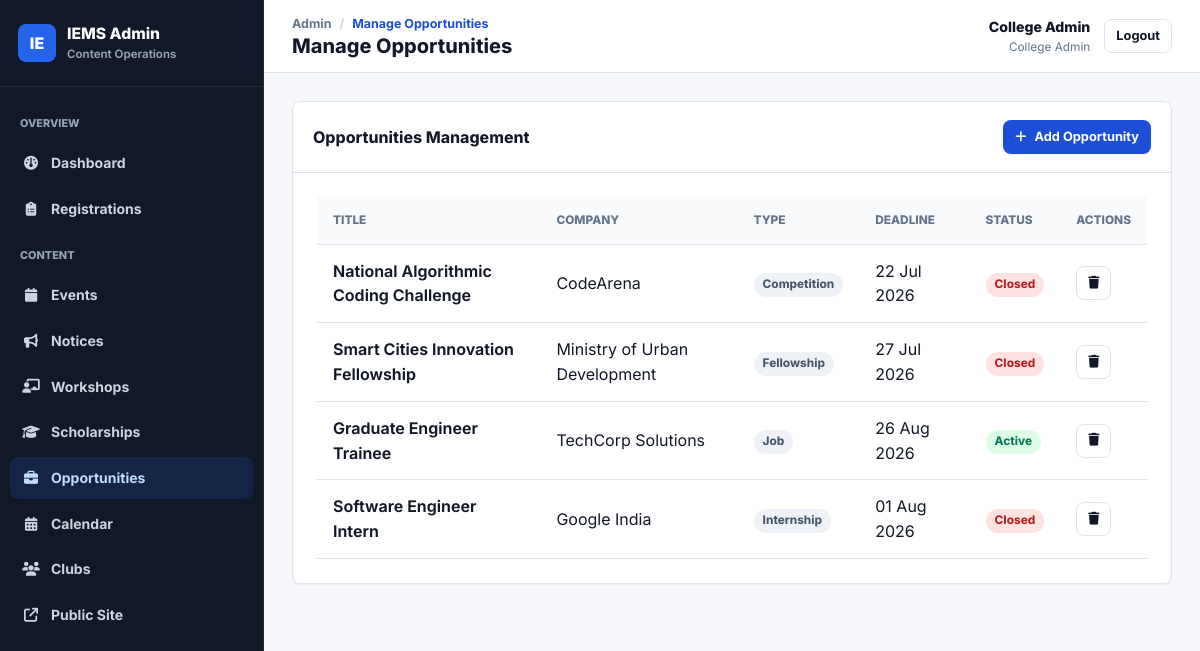
The app's page /admin/opportunities/ (signed in) with its own data.
### models/user.py (models this page shows, shortened)
class User(UserMixin, db.Model):
    __tablename__ = 'users'
    id = db.Column(db.Integer, primary_key=True)
    name = db.Column(db.String(100), nullable=False)
    email = db.Column(db.String(120), unique=True, nullable=False, index=True)
    password_hash = db.Column(db.String(256), nullable=False)
    role = db.Column(db.String(20), nullable=False, default='club_president')
    club_id = db.Column(db.Integer, db.ForeignKey('clubs.id'), nullable=True)
    status = db.Column(db.String(20), default='active')  # active, inactive
    created_at = db.Column(db.DateTime, default=datetime.utcnow)
    club = db.relationship('Club', foreign_keys=[club_id], backref='president_user')
    created_events = db.relationship('Event', foreign_keys='Event.created_by', backref='creator', lazy='dynamic')
    approved_events = db.relationship('Event', foreign_keys='Event.approved_by', backref='approver', lazy='dynamic')
    created_notices = db.relationship('Notice', foreign_keys='Notice.created_by', backref='creator', lazy='dynamic')
    activity_logs = db.relationship('ActivityLog', backref='user', lazy='dynamic')
    @property
    def is_super_admin(self):
        return self.role == 'super_admin'
    @property
    def role_display(self):
        return {
            'super_admin': 'Super Admin',
            'college_admin': 'College Admin',
            'club_president': 'Club President'
        }.get(self.role, self.role)

### models/opportunity.py (models this page shows, shortened)
class Opportunity(db.Model):
    __tablename__ = 'opportunities'
    id = db.Column(db.Integer, primary_key=True)
    title = db.Column(db.String(200), nullable=False)
    company = db.Column(db.String(100))
    type = db.Column(db.String(50), default='internship')  # internship, job, fellowship, competition
    description = db.Column(db.Text)
    deadline = db.Column(db.Date)
    application_link = db.Column(db.String(500))
    stipend = db.Column(db.String(100))  # e.g. 'Rs. 15,000/month'
    location = db.Column(db.String(100))
    created_at = db.Column(db.DateTime, default=datetime.utcnow)
    @property
    def type_display(self):
        return {
            'internship': 'Internship',
            'job': 'Job',
            'fellowship': 'Fellowship',
            'competition': 'Competition'
        }.get(self.type, self.type.title())
    @property
    def is_active(self):
        if self.deadline:
            return self.deadline >= datetime.utcnow().date()
        return True

### routes/admin_opportunities.py (the view)
@opportunities_bp.route('/')
@login_required
@role_required('super_admin', 'college_admin')
def index():
    opportunities = Opportunity.query.order_by(Opportunity.created_at.desc()).all()
    return render_template('admin/opportunities.html', opportunities=opportunities)

### models/user.py (called while the page is built)
@login_manager.user_loader
def load_user(user_id):
    return db.session.get(User, int(user_id))

### templates/admin/opportunities.html (shortened to what this page needs)
{% extends "admin/base.html" %}
{% block title %}Manage Opportunities{% endblock %}
{% block content %}
<div class="admin-table-card">
    <div class="admin-table-header">
        <h3 class="admin-table-title">Opportunities Management</h3>
        <div class="admin-table-actions">
            <button class="btn btn-primary btn-sm" onclick="document.getElementById('addOpportunityModal').style.display='flex'"><i class="fa-solid fa-plus"></i> Add Opportunity</button>
        </div>
    </div>
    <div class="table-responsive p-3">
        <table class="table">
            <thead>
                <tr>
                    <th>Title</th>
                    <th>Company</th>
                    <th>Type</th>
                    <th>Deadline</th>
                    <th>Status</th>
                    <th>Actions</th>
                </tr>
            </thead>
            <tbody>
                {% for opp in opportunities %}
                <tr>
                    <td class="fw-medium">{{ opp.title }}</td>
                    <td>{{ opp.company }}</td>
                    <td><span class="badge badge-secondary">{{ opp.type_display }}</span></td>
                    <td>{{ opp.deadline.strftime('%d %b %Y') if opp.deadline else 'Open' }}</td>
                    <td>
                        {% if opp.is_active %}
                        <span class="badge badge-success">Active</span>
                        {% else %}
                        <span class="badge badge-danger">Closed</span>
                        {% endif %}
                    </td>
                    <td>
                        <form method="POST" action="{{ url_for('opportunities.delete', id=opp.id) }}" style="display:inline;" onsubmit="return confirm('Delete this opportunity?');">
                            <button type="submit" class="btn btn-sm btn-outline text-danger"><i class="fa-solid fa-trash"></i></button>
                        </form>
                    </td>
                </tr>
                {% else %}
                <tr>
                    <td colspan="6" class="text-center text-muted py-4">No opportunities found. Create one to get started.</td>
                </tr>
                {% endfor %}
            </tbody>
        </table>
    </div>
</div>
{% endblock %}

### templates/admin/base.html (shortened to what this page needs)
<!DOCTYPE html>
<html lang="en">
<head>
    <link rel="stylesheet" href="https://cdnjs.cloudflare.com/ajax/libs/font-awesome/6.4.0/css/all.min.css">
    <link rel="stylesheet" href="{{ url_for('static', filename='css/main.css') }}">
    <link rel="stylesheet" href="{{ url_for('static', filename='css/admin.css') }}">
    <link rel="stylesheet" href="{{ url_for('static', filename='css/responsive.css') }}">
</head>
<body>
    <div class="admin-body">
        <aside class="sidebar" id="sidebar">
            <div class="sidebar-header">
                <a href="{{ url_for('admin.dashboard') }}" class="sidebar-logo">
                    <span class="sidebar-logo-mark">IE</span>
                    <span>
                        <span class="sidebar-logo-text">IEMS Admin</span>
                        <span class="sidebar-logo-subtext">Content Operations</span>
                    </span>
                </a>
            </div>
            <nav class="sidebar-nav">
                <div class="nav-section-label">Overview</div>
                <a href="{{ url_for('admin.dashboard') }}" class="nav-item {% if request.endpoint == 'admin.dashboard' %}active{% endif %}"><i class="fa-solid fa-gauge"></i> <span>Dashboard</span></a>
                <a href="{{ url_for('registrations.index') }}" class="nav-item "><i class="fa-solid fa-clipboard-list"></i> <span>Registrations</span></a>
                <div class="nav-section-label">Content</div>
                <a href="{{ url_for('events.index') }}" class="nav-item {% if request.endpoint and request.endpoint.startswith('events.') %}active{% endif %}"><i class="fa-solid fa-calendar"></i> <span>Events</span></a>
                <a href="{{ url_for('notices.index') }}" class="nav-item {% if request.endpoint and request.endpoint.startswith('notices.') %}active{% endif %}"><i class="fa-solid fa-bullhorn"></i> <span>Notices</span></a>
                <a href="{{ url_for('workshops.index') }}" class="nav-item {% if request.endpoint and request.endpoint.startswith('workshops.') %}active{% endif %}"><i class="fa-solid fa-chalkboard-user"></i> <span>Workshops</span></a>
                {% if current_user.role in ('super_admin', 'college_admin') %}
                <a href="{{ url_for('scholarships.index') }}" class="nav-item "><i class="fa-solid fa-graduation-cap"></i> <span>Scholarships</span></a>
                <a href="{{ url_for('opportunities.index') }}" class="nav-item {% if request.endpoint and request.endpoint.startswith('opportunities.') %}active{% endif %}"><i class="fa-solid fa-briefcase"></i> <span>Opportunities</span></a>
                <a href="{{ url_for('calendar.index') }}" class="nav-item {% if request.endpoint and request.endpoint.startswith('calendar.') %}active{% endif %}"><i class="fa-solid fa-calendar-days"></i> <span>Calendar</span></a>
                <a href="{{ url_for('clubs.index') }}" class="nav-item {% if request.endpoint and request.endpoint.startswith('clubs.') %}active{% endif %}"><i class="fa-solid fa-users"></i> <span>Clubs</span></a>
                {% endif %}
                <a href="{{ url_for('public.home') }}" class="nav-item"><i class="fa-solid fa-arrow-up-right-from-square"></i> <span>Public Site</span></a>
            </nav>
        </aside>
        <main class="admin-main">
            <header class="topbar">
                <div class="topbar-left">
                    <ul class="breadcrumb">
                        <li>Admin</li>
                        <li class="active">{{ self.title() }}</li>
                    </ul>
                    <h1 class="page-title">{% block page_heading %}{{ self.title() }}{% endblock %}</h1>
                </div>
                <div class="topbar-right">
                    <div class="user-info">
                        <span class="user-name">{{ current_user.name }}</span>
                        <span class="user-role">{{ current_user.role_display }}</span>
                    </div>
                    <a href="{{ url_for('auth.logout') }}" class="btn btn-secondary btn-sm">Logout</a>
                </div>
            </header>
            <div class="admin-content">
                {% block content %}{% endblock %}
            </div>
        </main>
    </div>
</body>
</html>

### static/css/main.css (style rules this page uses)
:root { --primary: #111827; --primary-soft: #243041; --accent-blue: #1d4ed8; --accent-blue-light: #dbeafe; --accent-teal: #0f766e; --accent-teal-light: #ccfbf1; --accent-amber: #b45309; --bg: #f6f8fb; --surface: #ffffff; --surface-muted: #f1f5f9; --border: #dbe3ef; --border-strong: #cbd5e1; --text-primary: #111827; --text-secondary: #475569; --text-muted: #64748b; --danger: #dc2626; --warning: #d97706; --success: #059669; --info: #0284c7; --space-xs: 4px; --space-sm: 8px; --space-md: 16px; --space-lg: 24px; --space-xl: 32px; --space-2xl: 48px; --space-3xl: 64px; --radius-sm: 6px; --radius-md: 8px; --radius-lg: 8px; --shadow-sm: 0 1px 2px rgba(15, 23, 42, 0.06); --shadow-md: 0 10px 24px rgba(15, 23, 42, 0.08); --shadow-lg: 0 24px 56px rgba(15, 23, 42, 0.14); --transition-fast: 150ms ease; --transition: 220ms ease; }
* { box-sizing: border-box; margin: 0; padding: 0; }
html { scroll-behavior: smooth; }
body { min-height: 100vh; font-family: "Inter", system-ui, -apple-system, BlinkMacSystemFont, "Segoe UI", sans-serif; background: var(--bg); color: var(--text-primary); line-height: 1.55; -webkit-font-smoothing: antialiased; text-rendering: optimizeLegibility; }
a { color: var(--accent-blue); }
h1, h2, h3, h4, h5, h6 { color: var(--primary); font-weight: 750; line-height: 1.15; }
.text-danger { color: var(--danger); }
.fw-medium { font-weight: 650; }
.p-3 { padding: var(--space-lg); }
.btn { min-height: 40px; padding: 10px 16px; border: 1px solid transparent; border-radius: var(--radius-md); display: inline-flex; align-items: center; justify-content: center; gap: 8px; color: inherit; text-decoration: none; font-family: inherit; font-size: 0.92rem; font-weight: 700; line-height: 1; white-space: nowrap; cursor: pointer; transition: transform var(--transition-fast), box-shadow var(--transition-fast), background var(--transition-fast), color var(--transition-fast), border-color var(--transition-fast); }
.btn-sm { min-height: 34px; padding: 8px 11px; font-size: 0.8rem; }
.btn-primary { background: var(--accent-blue); color: #fff; box-shadow: var(--shadow-sm); }
.btn-secondary, .btn-outline { background: #fff; color: var(--primary); border-color: var(--border); }
.card, .admin-table-card { background: var(--surface); border: 1px solid var(--border); border-radius: var(--radius-lg); box-shadow: var(--shadow-sm); }
.badge { display: inline-flex; align-items: center; gap: 6px; min-height: 24px; padding: 4px 9px; border-radius: 999px; font-size: 0.74rem; font-weight: 750; line-height: 1; white-space: nowrap; }
.badge-success { background: #dcfce7; color: #047857; }
.badge-danger { background: #fee2e2; color: #b91c1c; }
.badge-secondary { background: #eef2f7; color: #475569; }
.table-responsive { width: 100%; overflow-x: auto; }
.table { width: 100%; border-collapse: collapse; min-width: 760px; }
.table th, .table td { padding: 14px 16px; border-bottom: 1px solid var(--border); text-align: left; vertical-align: middle; }
.table th { color: var(--text-muted); background: #f8fafc; font-size: 0.74rem; font-weight: 800; text-transform: uppercase; }
.admin-table-header { display: flex; align-items: center; justify-content: space-between; gap: 16px; padding: 18px 20px; border-bottom: 1px solid var(--border); }
.admin-table-title { margin: 0; font-size: 1rem; }
.admin-table-actions { display: flex; flex-wrap: wrap; gap: 10px; }

### records on screen
User: name "College Admin", role_display "College Admin"
Opportunity: title "National Algorithmic Coding Challenge", company "CodeArena", type_display "Competition", deadline "22 Jul 2026", shows "Closed"
Opportunity: title "Smart Cities Innovation Fellowship", company "Ministry of Urban Development", type_display "Fellowship", deadline "27 Jul 2026", shows "Closed"
Opportunity: title "Graduate Engineer Trainee", company "TechCorp Solutions", type_display "Job", deadline "26 Aug 2026", shows "Active"
Opportunity: title "Software Engineer Intern", company "Google India", type_display "Internship", deadline "01 Aug 2026", shows "Closed"
